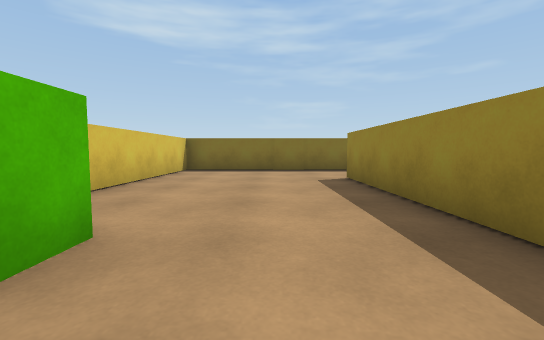
View 1 (above)

24 first-person views from a walk through a Unity game level. The camera is 0.62 m above the floor, tilts 4° down and sees 90° across. The floor is counted in squares, 1 m on a side. Each view is taken from the middle of a square. On the plan, view 1 faces up. The plan holds only what a view shows up to about 9 squares ahead; the rest is blank. The place goes on beyond the plan. The player is left out.

View 2
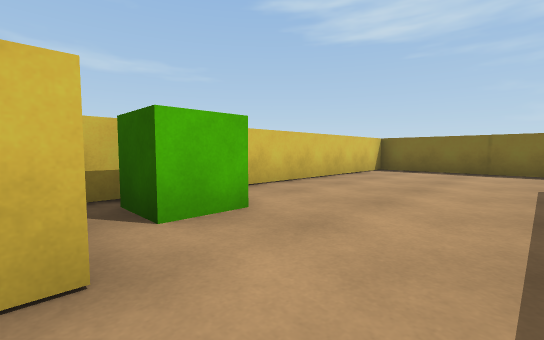

View 3
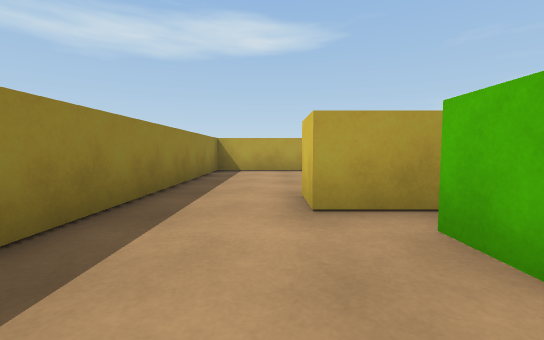

View 4
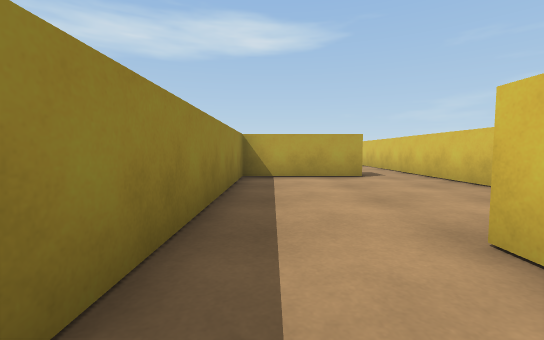

View 5
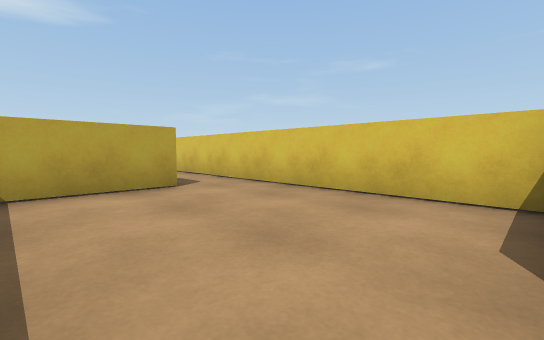

View 6
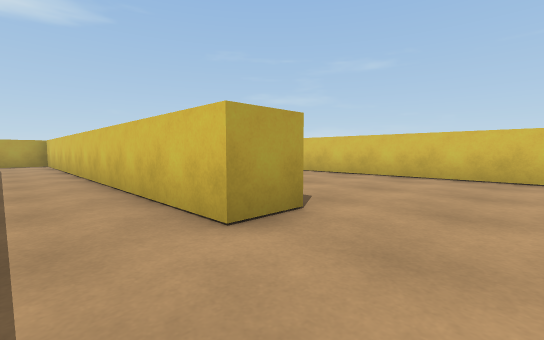

View 7
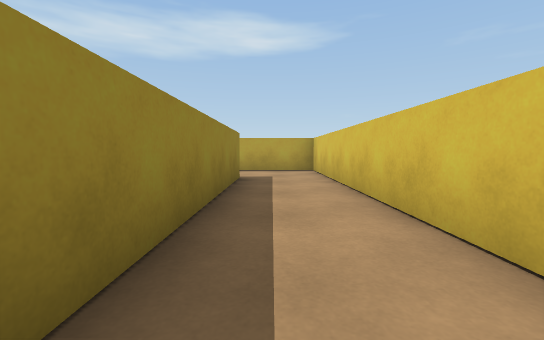

View 8
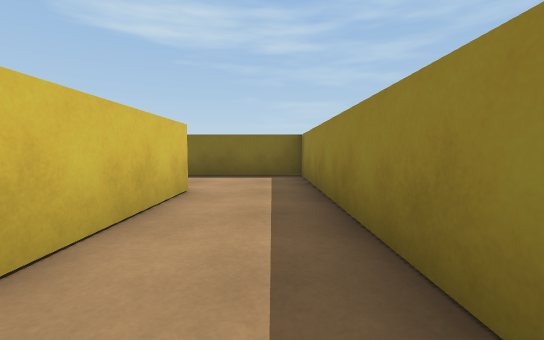

View 9
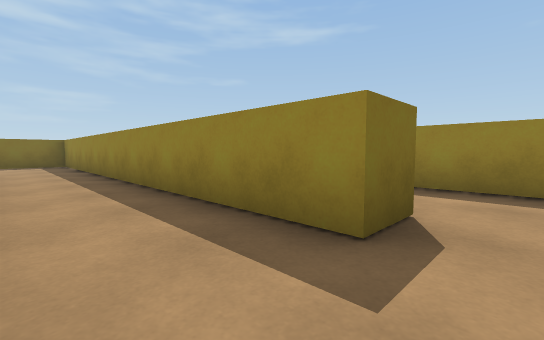

View 10
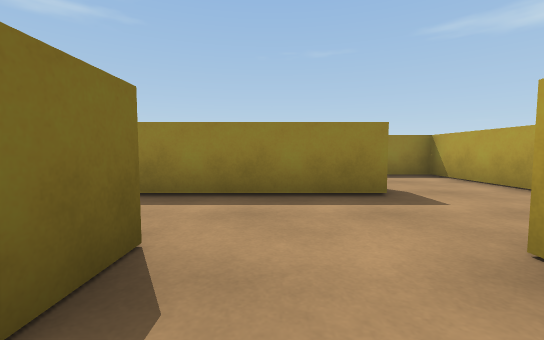

View 11
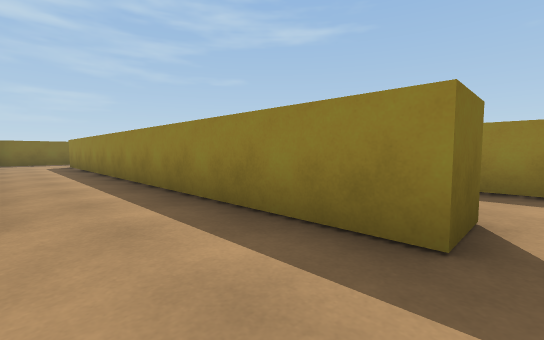

View 12
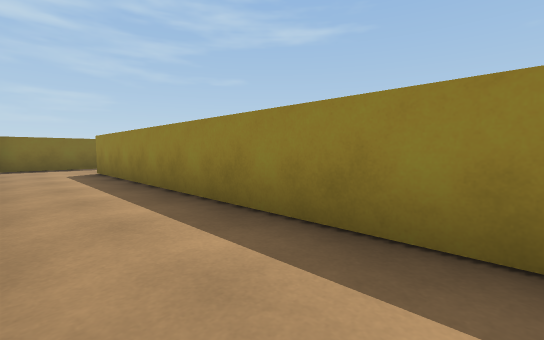

View 13
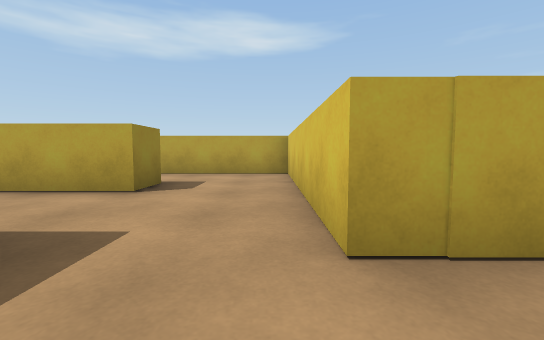

View 14
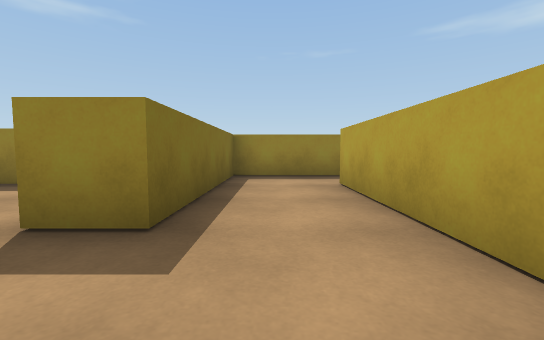

View 15
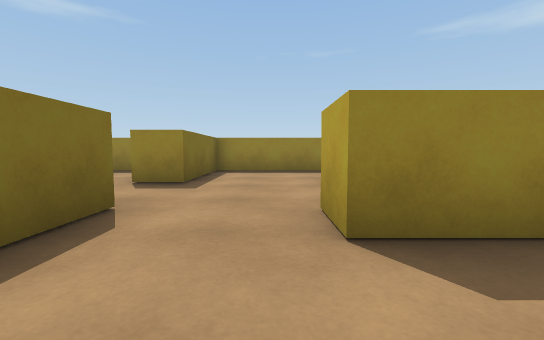

View 16
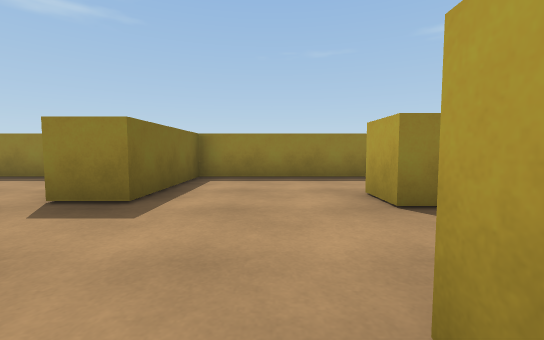

View 17
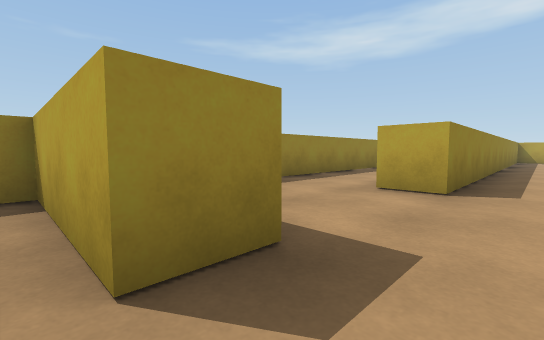

View 18
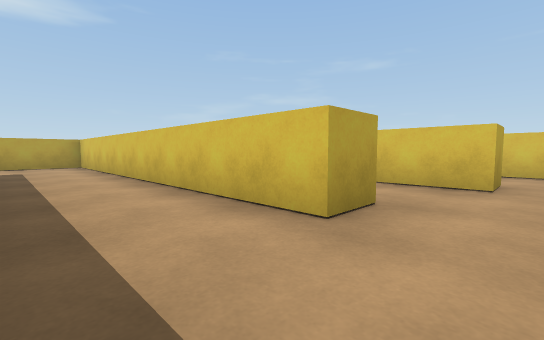

View 19
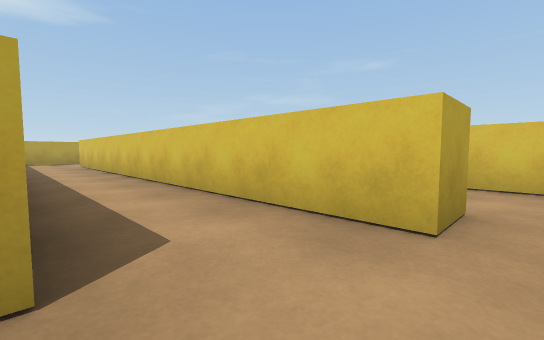

View 20
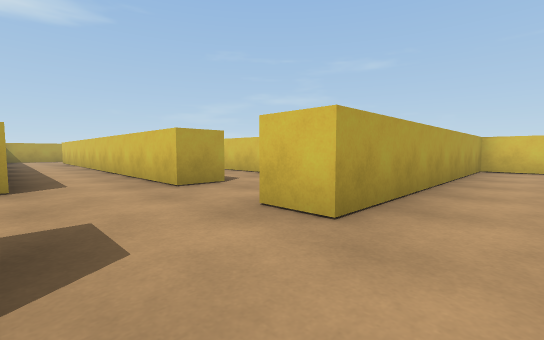

View 21
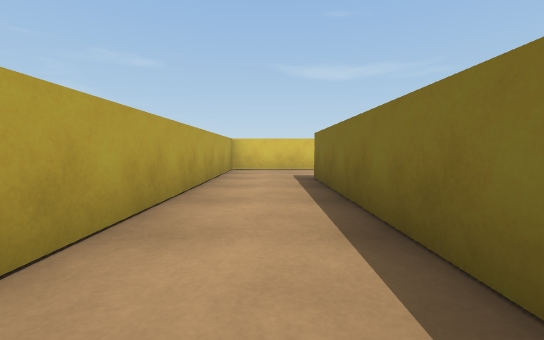

View 22
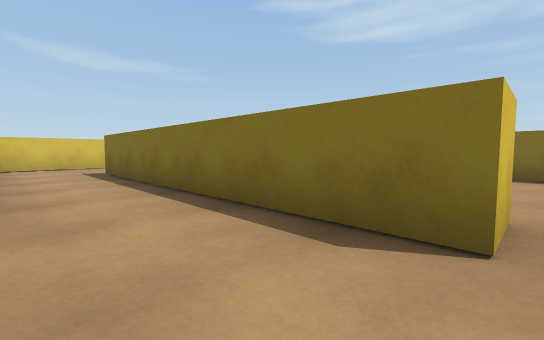

View 23
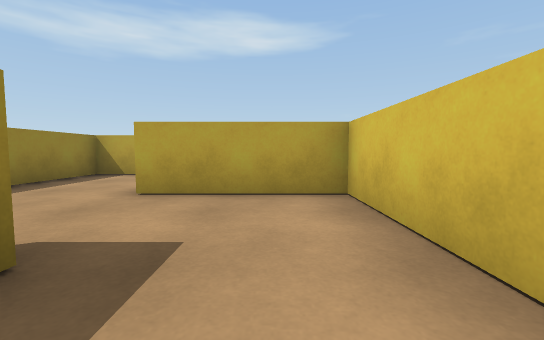

View 24
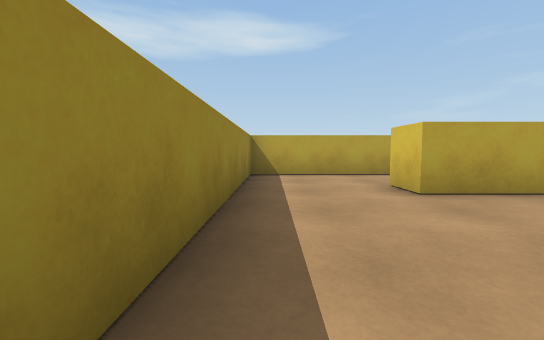

### Floor plan
Ten units are one square. View 1 is at (0, 0); x grows to the right and y downward. Boxes are objects, and circles mark ways between rooms. Rooms are numbered by the first view taken in them; rooms with no view inside come last. Other rooms are left out.
<svg viewBox="-32 -130 213 253">
<path fill="none" stroke="#000" d="M-12 55 17 55 17 -5M-4 -3 -4 8M-27 9 -27 54M25 -87 -27 -87 -27 -26M-27 -11 -27 -6M17 -5 17 -62 27 -62M-18 -3 -4 -3M58 32 47 32 47 -87 25 -87M27 -62 27 55 57 55M57 55 57 75M89 56 78 56 78 -65 88 -65M57 -71 57 -35M81 81 95 81M88 -87 59 -87M55 113 111 113M57 75 57 99M127 118 127 91 81 91 81 81M143 -15 143 -87 112 -87 112 -97 124 -97M109 19 109 -56 119 -56 119 48 149 48 149 59M88 -65 88 36M119 -120 38 -120M139 81 176 81 176 15M95 81 109 81 109 50M10 -116 10 -97 88 -97 88 -87M124 -97 143 -97 143 -114"/>
<rect x="-25" y="-25" width="10" height="20" fill="#bbb"><title>green cube</title></rect>
<circle cx="5" cy="0" r="3" fill="#2a7"/>
<circle cx="20" cy="-75" r="3" fill="#2a7"/>
<circle cx="50" cy="45" r="3" fill="#2a7"/>
<circle cx="65" cy="85" r="3" fill="#2a7"/>
<circle cx="80" cy="-75" r="3" fill="#2a7"/>
<circle cx="85" cy="65" r="3" fill="#2a7"/>
<circle cx="120" cy="-105" r="3" fill="#2a7"/>
<text x="0" y="30">1</text>
<text x="0" y="-50">2</text>
<text x="40" y="-10">3</text>
<text x="70" y="0">4</text>
<text x="80" y="100">5</text>
<text x="130" y="-30">6</text>
<text x="130" y="-110">7</text>
</svg>
Room 1 opens to room 2. Room 2 opens to room 3. Room 3 opens to room 4. Room 4 opens to room 5. Room 4 opens to room 6. Room 6 opens to room 7.

Where each view was taken, in squares from view 1:
view 1: 0 up, 0 right, facing up
view 2: 0 up, 1 right, facing up-left
view 3: 3 up, 0 right, facing down
view 4: 1 up, 1 right, facing down
view 5: 1 down, 1 right, facing down-left
view 6: 8 up, 4 right, facing down-left
view 7: 3 up, 4 right, facing down
view 8: 2 up, 4 right, facing up
view 9: 4 down, 3 right, facing up-right
view 10: 4 down, 4 right, facing right
view 11: 6 down, 6 right, facing up-right
view 12: 2 down, 6 right, facing up-right
view 13: 4 down, 6 right, facing down
view 14: 10 down, 6 right, facing right
view 15: 7 up, 6 right, facing right
view 16: 7 up, 8 right, facing right
view 17: 10 up, 10 right, facing down-right
view 18: 7 up, 14 right, facing down-left
view 19: 7 up, 11 right, facing down-left
view 20: 11 up, 11 right, facing down-left
view 21: 11 up, 10 right, facing left
view 22: 10 up, 12 right, facing up-left
view 23: 1 down, 13 right, facing down
view 24: 1 down, 17 right, facing down
